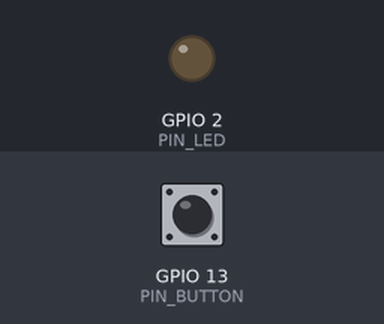
Simulated run of this program. Board: ESP32. On the bench: output pins drawn as LEDs (lit = HIGH). Dashed ring = blinking. The inputs (shaded band) are chosen by the test bench; at power-on: GPIO 13 (PIN_BUTTON) HIGH.

Above: at 1.2 s.
1.3 s: GPIO 13 (PIN_BUTTON) pulled LOW for 1 s
At 3.4 s:
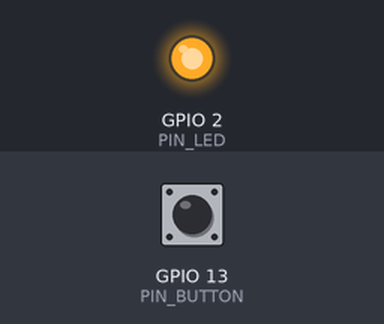
3.8 s: GPIO 13 (PIN_BUTTON) pulled LOW for 0.15 s
At 5.0 s:
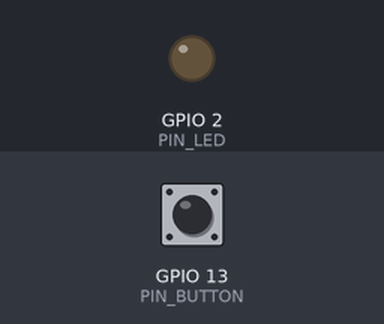
5.4 s: GPIO 13 (PIN_BUTTON) pulled LOW for 3.2 s
At 5.87 s:
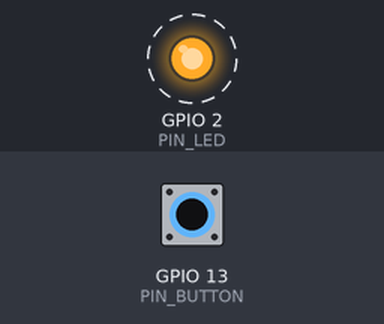
Timing chart, 0 to 10.1 s (numbered marks = the images above; inputs shaded):
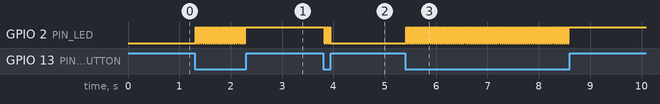

The program:

main.cpp
```cpp
#include <Arduino.h>

/**********************************************************************
  Filename    : TableLamp
  Description : Control led by button.
  Auther      : www.freenove.com
  Modification: 2024/06/18
**********************************************************************/
#define PIN_LED 2
#define PIN_BUTTON 13
// the setup function runs once when you press reset or power the board
void setup()
{
  // initialize digital pin PIN_LED as an output.
  pinMode(PIN_LED, OUTPUT);
  pinMode(PIN_BUTTON, INPUT);
}

// the loop function runs over and over again forever
void loop()
{
  if (digitalRead(PIN_BUTTON) == LOW)
  {
    delay(20);
    if (digitalRead(PIN_BUTTON) == LOW)
    {
      reverseGPIO(PIN_LED);
    }
    // while (digitalRead(PIN_BUTTON) == LOW);
    // delay(20);
    // while (digitalRead(PIN_BUTTON) == LOW);
  }
}

void reverseGPIO(int pin)
{
  digitalWrite(pin, !digitalRead(pin));
}
```

Measured:
- after the input at 1.3 s, GPIO 2 (PIN_LED): alternates HIGH for 0.02 s and LOW for 0.02 s, 49 changes in all, then stays HIGH, starting at once
- after the input at 3.8 s, GPIO 2 (PIN_LED): alternates HIGH for 0.02 s and LOW for 0.02 s, 7 changes in all, then stays LOW, starting at once
- after the input at 5.4 s, GPIO 2 (PIN_LED): alternates HIGH for 0.02 s and LOW for 0.02 s, 159 changes in all, then stays HIGH, starting at once
